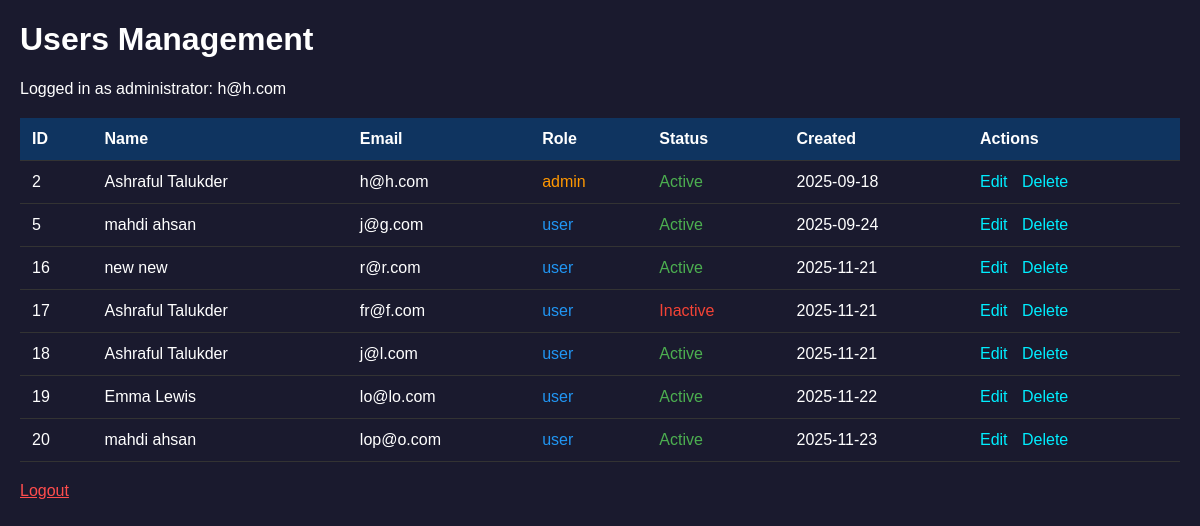
The app's page /view_users.php (signed in) with its own data.
### tables this page shows
CREATE TABLE `users` (
  `id` int(11) NOT NULL,
  `first_name` varchar(50) NOT NULL,
  `last_name` varchar(50) NOT NULL,
  `profile_picture` varchar(255) DEFAULT NULL,
  `email` varchar(100) NOT NULL,
  `password` varchar(255) NOT NULL,
  `created_at` timestamp NOT NULL DEFAULT current_timestamp(),
  `updated_at` timestamp NOT NULL DEFAULT current_timestamp() ON UPDATE current_timestamp(),
  `is_active` tinyint(1) DEFAULT 1,
  `role` enum('user','admin') DEFAULT 'user',
  `is_verified` tinyint(1) DEFAULT 0,
  `user_type` enum('chat_only','full_access') DEFAULT 'full_access',
  `room_posts_count` int(11) DEFAULT 0,
  `available_posts` int(11) NOT NULL DEFAULT 3,
  `plan_type` enum('free','basic','premium') DEFAULT 'free',
  `plan_expires_at` timestamp NULL DEFAULT NULL,
  `active_listings_limit` int(11) DEFAULT 1,
  `boost_credits` int(11) DEFAULT 1,
  PRIMARY KEY (`id`)
);

### view_users.php (the view, shortened to what this page needs)
    <?php
try {
    $pdo = getDBConnection();
    $stmt = $pdo->query("SELECT id, first_name, last_name, email, role, created_at, is_active FROM users ORDER BY id");
    $users = $stmt->fetchAll(PDO::FETCH_ASSOC);
    ?>
    <!DOCTYPE html>
    <html>
    <head>
    </head>
    <body>
        <div class="container">
            <h1>Users Management</h1>
            <p>Logged in as administrator: <?php echo htmlspecialchars($_SESSION['email']); ?></p>
            <table>
                <thead>
                    <tr>
                        <th>ID</th>
                        <th>Name</th>
                        <th>Email</th>
                        <th>Role</th>
                        <th>Status</th>
                        <th>Created</th>
                        <th>Actions</th>
                    </tr>
                </thead>
                <tbody>
                    <?php foreach ($users as $user): ?>
                    <tr>
                        <td><?php echo htmlspecialchars($user['id']); ?></td>
                        <td><?php echo htmlspecialchars($user['first_name'] . ' ' . $user['last_name']); ?></td>
                        <td><?php echo htmlspecialchars($user['email']); ?></td>
                        <td class="<?php echo $user['role']; ?>"><?php echo htmlspecialchars($user['role']); ?></td>
                        <td class="<?php echo $user['is_active'] ? 'active' : 'inactive'; ?>">
                            <?php echo $user['is_active'] ? 'Active' : 'Inactive'; ?>
                        </td>
                        <td><?php echo htmlspecialchars(date('Y-m-d', strtotime($user['created_at']))); ?></td>
                        <td class="actions">
                            <a href="#">Edit</a>
                            <a href="#">Delete</a>
                        </td>
                    </tr>
                    <?php endforeach; ?>
                </tbody>
            </table>
            <p><a href="logout.php" style="color: #ff4d4d;">Logout</a></p>
        </div>
    </body>
    </html>
    <?php
} catch (Exception $e) {
    echo "<h1>Error</h1>";
    echo "<p>" . htmlspecialchars($e->getMessage()) . "</p>";
}
?>

### view_users.php (style rules this page uses)
body { font-family: Arial, sans-serif; margin: 20px; background: #1a1a2e; color: white; }
.container { max-width: 1200px; margin: 0 auto; }
table { width: 100%; border-collapse: collapse; margin: 20px 0; }
th, td { padding: 12px; text-align: left; border-bottom: 1px solid #333; }
th { background-color: #0f3460; }
.active { color: #4caf50; }
.inactive { color: #f44336; }
.admin { color: #ff9800; }
.user { color: #2196f3; }
.actions a { color: #00eeff; margin-right: 10px; text-decoration: none; }

### records on screen
users: id "2", first_name+last_name "Ashraful Talukder", email "h@h.com", role "admin", is_active "Active", created_at "2025-09-18"
users: id "5", first_name+last_name "mahdi ahsan", email "j@g.com", role "user", is_active "Active", created_at "2025-09-24"
users: id "16", first_name+last_name "new new", email "r@r.com", role "user", is_active "Active", created_at "2025-11-21"
users: id "17", first_name+last_name "Ashraful Talukder", email "fr@f.com", role "user", is_active "Inactive", created_at "2025-11-21"
users: id "18", first_name+last_name "Ashraful Talukder", email "j@l.com", role "user", is_active "Active", created_at "2025-11-21"
users: id "19", first_name+last_name "Emma Lewis", email "lo@lo.com", role "user", is_active "Active", created_at "2025-11-22"
users: id "20", first_name+last_name "mahdi ahsan", email "lop@o.com", role "user", is_active "Active", created_at "2025-11-23"

### other values on screen
$_SESSION['email'] "h@h.com"
